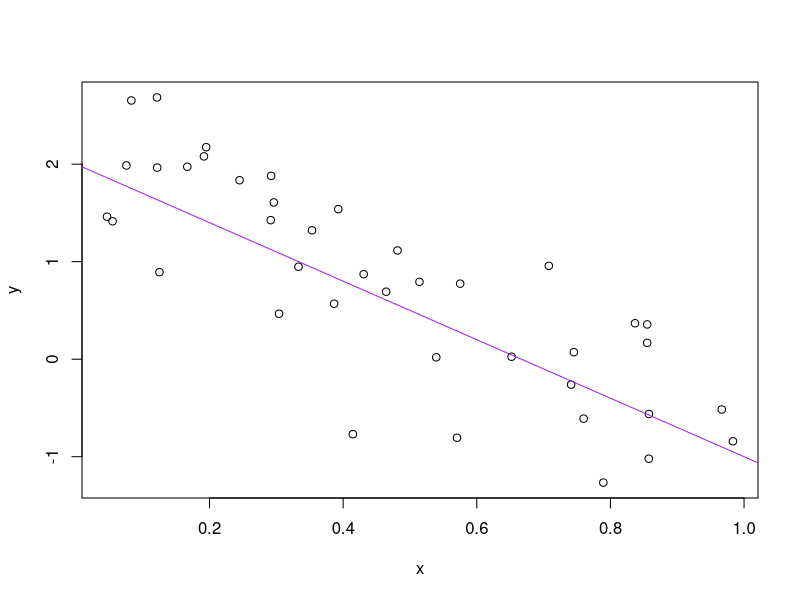

The R script that drew this image:
getwd()
#lists current working directory. Also always shown in top bar of console.
(y <- seq(1,40))
a <- 2
b <- -3
sig_sq <- 0.5
x <- runif(40)
y <- a + b * x + rnorm(40, sd = sqrt(sig_sq))
(avg_x <- mean(x))
write(avg_x,"avg_x.txt")
plot(x,y)
abline(a, b, col = "purple")
dev.print(pdf, "toy_line_plot.pdf")
